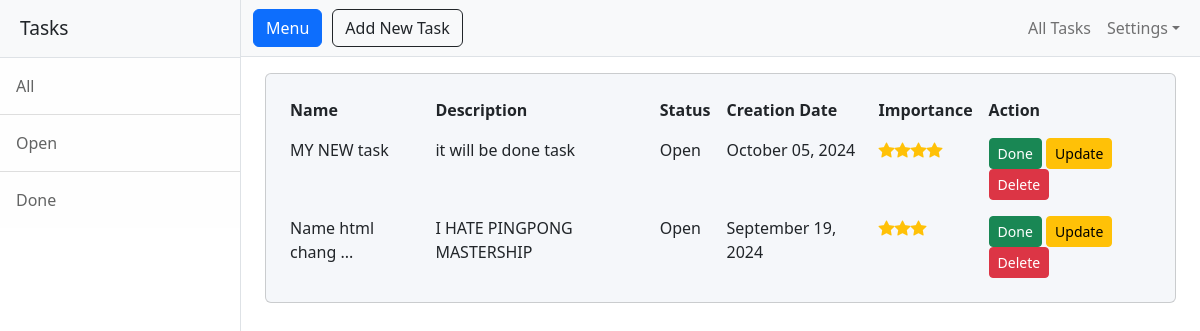
Before: / with the older database file.
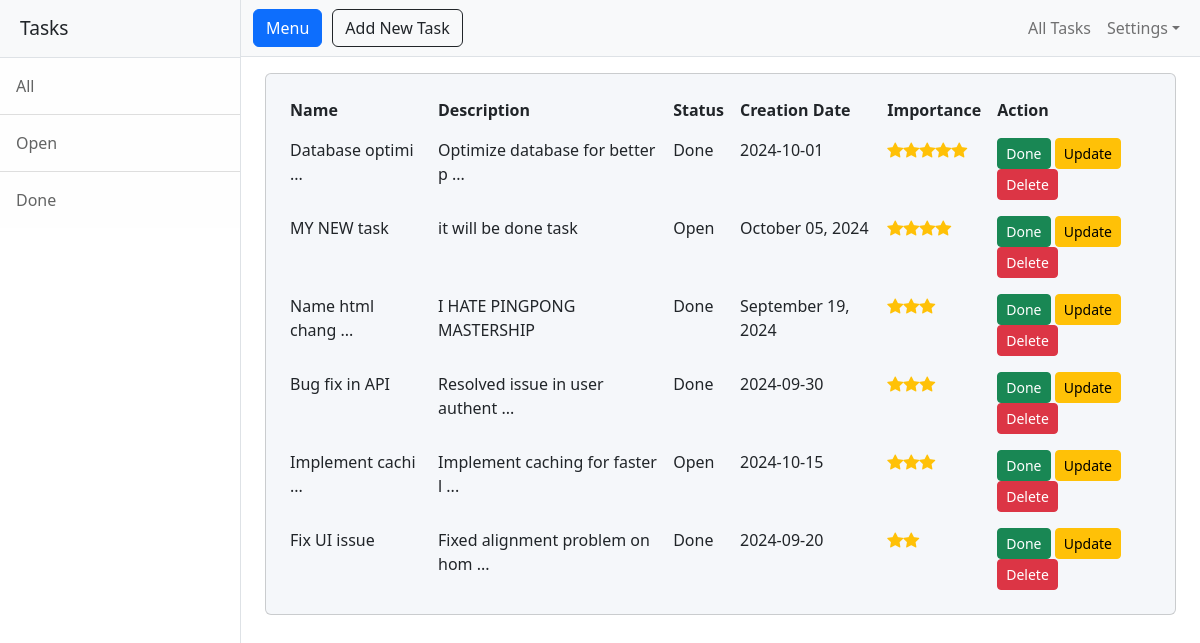
After: the same page with the newer database file.
### models.py (models this page shows)
class Task(db.Model):
    __tablename = "tasks"
    id: Mapped[int] = mapped_column(Integer, primary_key=True)
    name: Mapped[str] = mapped_column(String(250), unique=True, nullable=False)
    importance: Mapped[int] = mapped_column(Integer, nullable=False)
    description: Mapped[str] = mapped_column(String(250), nullable=True)
    status: Mapped[str] = mapped_column(String(250), nullable=False)
    date: Mapped[str] = mapped_column(String(250), nullable=False)

### views.py (the view)
@views.route('/')
def get_all_tasks():
    result = db.session.execute(
        db.select(Task).order_by(Task.importance.desc())
    )
    tasks = result.scalars().all()
    return render_template("all-tasks.html", all_tasks=tasks)

### templates/all-tasks.html (shortened to what this page needs)
{% include "header.html" %}
<div>
    <div>
        <div class="container-fluid mt-3">
            <div class="mask d-flex align-items-center h-100">
                <div class="container d-flex justify-content-center">
                    <div class="card shadow-2-strong w-100" style="background-color: #f5f7fa;">
                        <div class="card-body">
                            <div class="table-responsive">
                                <table class="table table-borderless mb-0">
                                    <thead>
                                    <tr>
                                        <th scope="col">Name</th>
                                        <th scope="col">Description</th>
                                        <th scope="col">Status</th>
                                        <th scope="col">Creation Date</th>
                                        <th scope="col">Importance</th>
                                        <th scope="col">Action</th>
                                    </tr>
                                    </thead>
                                    <tbody>
                                    {% for task in all_tasks %}
                                        <tr>
                                            <td>
                                                <span title="{{ task.name }}">
                                                    {{ task.name[:15] }}{% if task.name|length > 15 %}
                                                        ...{% endif %}
                                                </span>
                                            </td>
                                            <td>
                                                  <span title="{{ task.description }}">
                                                    {{ task.description[:30] }}{% if task.description|length > 30 %}
                                                        ...{% endif %}
                                                  </span>
                                            </td>
                                            <td>{{ task.status }}</td>
                                            <td>{{ task.date }}</td>
                                            <td>
                                                <div class="star-rating-list">
                                                    {% for _ in range(task.importance) %}
                                                        <i class="bi bi-star-fill"></i>
                                                    {% endfor %}
                                                </div>
                                            </td>
                                            <td>
                                                <a class="class= btn btn-sm btn-success"
                                                   href="{{ url_for('views.update_tasks_done', task_id=task.id) }}">Done</a>
                                                <a class="class= btn btn-sm btn-warning"
                                                   href="{{ url_for('views.update_tasks', task_id=task.id) }}">Update</a>
                                                <a class="class= btn btn-sm btn-danger"
                                                   href="{{ url_for('views.delete_task', task_id=task.id) }}">Delete</a>
                                            </td>
                                        </tr>
                                    {% endfor %}
                                    </tbody>
                                </table>
                            </div>
                        </div>
                    </div>
                </div>
            </div>
        </div>
    </div>
</div>
{% include "footer.html" %}

### templates/header.html (shortened to what this page needs)
<!DOCTYPE html>
<html lang="en">
<head>
    <link href="{{ url_for('static', filename='css/styles.css') }}" rel="stylesheet">
    <link rel="stylesheet"
          href="https://cdnjs.cloudflare.com/ajax/libs/bootstrap-icons/1.10.0/font/bootstrap-icons.min.css">
</head>
<body>
<div class="d-flex" id="wrapper">
    <div class="border-end bg-white" id="sidebar-wrapper">
        <div class="sidebar-heading border-bottom bg-light">Tasks</div>
        <div class="list-group list-group-flush">
            <a class="list-group-item list-group-item-action list-group-item-light p-3"
               href="{{ url_for('views.get_all_tasks') }}">All</a>
            <a class="list-group-item list-group-item-action list-group-item-light p-3"
               href="{{ url_for('views.get_all_pending_tasks') }}">Open</a>
            <a class="list-group-item list-group-item-action list-group-item-light p-3"
               href="{{ url_for('views.get_all_done_tasks') }}">Done</a>
        </div>
    </div>
    <div id="page-content-wrapper">
        <nav class="navbar navbar-expand-lg navbar-light bg-light border-bottom">
            <div class="container-fluid">
                <button class="btn btn-primary" id="sidebarToggle" style="margin-right: 10px;">Menu</button>
                <a class="btn btn-white" href="{{ url_for('views.put_new_task') }}" style="border: 1px solid;">Add New
                    Task</a>
                <div class="collapse navbar-collapse" id="navbarSupportedContent">
                    <ul class="navbar-nav ms-auto mt-2 mt-lg-0">
                        <li class="nav-item active"><a class="nav-link" href="{{ url_for('views.get_all_tasks') }}">All
                            Tasks</a>
                        </li>
                        <li class="nav-item dropdown">
                            <a class="nav-link dropdown-toggle" id="navbarDropdown" href="#" role="button"
                               data-bs-toggle="dropdown" aria-haspopup="true" aria-expanded="false">Settings</a>
                        </li>
                    </ul>
                </div>
            </div>
        </nav>

### templates/footer.html (shortened to what this page needs)
</body>
</html>

Changed rows visible on the page:
added Task: name "Database optimi", description "Optimize database for better p", status "Done", date "2024-10-01", importance 5 (drawn)
changed Task "Name html chang": status "Open" → "Done"
added Task: name "Bug fix in API", description "Resolved issue in user authent", status "Done", date "2024-09-30", importance 3 (drawn)
added Task: name "Implement cachi", description "Implement caching for faster l", status "Open", date "2024-10-15", importance 3 (drawn)
added Task: name "Fix UI issue", description "Fixed alignment problem on hom", status "Done", date "2024-09-20", importance 2 (drawn)
